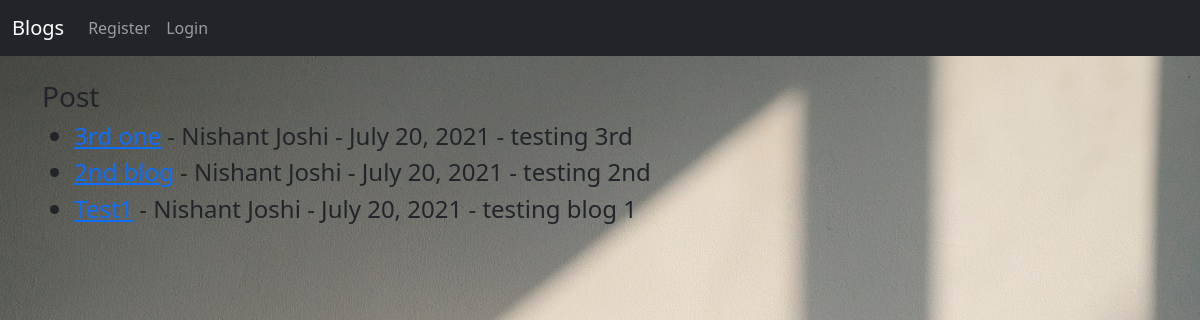
Before: / with the older database file.
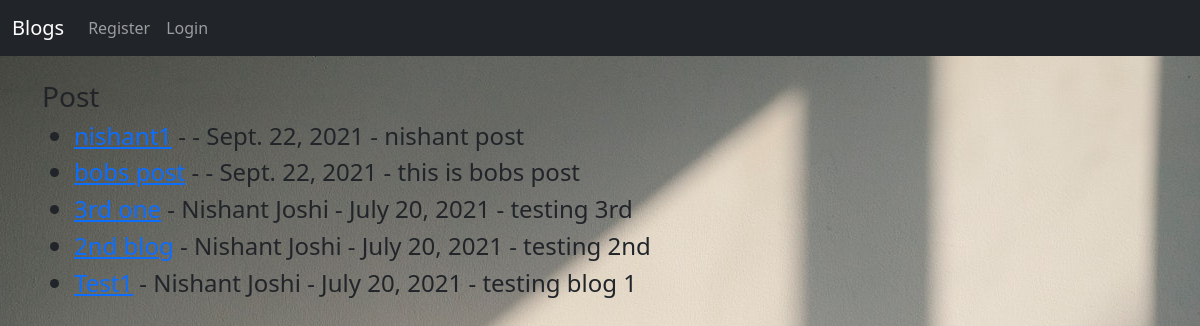
After: the same page with the newer database file.
### theblog/models.py (models this page shows, shortened)
class Post(models.Model):
	title = models.CharField(max_length=255)
	title_tag = models.CharField(max_length=255, default= "Nishant's Blog!")
	author = models.ForeignKey(User, on_delete=models.CASCADE)
	body = models.TextField()
	post_date = models.DateField(auto_now_add = True)

### theblog/views.py (the view)
# urls.py: path('',HomeView.as_view(),name="home"),
class HomeView(ListView):
	model = Post
	template_name = 'home.html'
	ordering = ['-post_date']

### theblog/templates/home.html (shortened to what this page needs)
{% extends 'base.html' %}
{% block content %}
{% load static %}
<html>
<head>
</head>
<body>
	<h3>Post<h3>
	<ul>
	{% for post in object_list %}
		<h4>
		<li><a href="{% url 'article-detail' post.pk %}">{{ post.title }}</a> -	{{ post.author.first_name }}
		{{ post.author.last_name }} -
		{{ post.post_date }} -
		{{ post.body|slice:":100" }}</li>
		</h4>
	{% endfor %}
	</ul>
</body>
</html>
{% endblock %}

### theblog/templates/base.html (shortened to what this page needs)
<!doctype html>
<html lang="en">
  <head>
    <link href="https://cdn.jsdelivr.net/npm/bootstrap@5.0.2/dist/css/bootstrap.min.css" rel="stylesheet">
  </head>
  <body>
    <nav class="navbar navbar-expand-lg navbar-dark bg-dark">
  <div class="container-fluid">
    <a class="navbar-brand" href="{% url 'home' %}">Blogs</a>
    <div class="collapse navbar-collapse" id="navbarSupportedContent">
      <ul class="navbar-nav me-auto mb-2 mb-lg-0">
        {% if user.is_authenticated %}
          <li class="nav-item">
          <a class="nav-link" href="{% url 'add_post' %}">Add Post</a>
        </li>
        <li class="nav-item">
          <a class="nav-link" href="{% url 'logout' %}">Logout</a>
        </li>
        {% else %}
          <li class="nav-item">
          <a class="nav-link" href="{% url 'register' %}">Register</a>
        </li>
        <li class="nav-item">
          <a class="nav-link" href="{% url 'login' %}">Login</a>
        </li>
        {% endif %}
      </ul>
    </div>
  </div>
</nav>
    <br/>
    <div class="container">
    {% block content %}
    {% endblock %}
  </div>
  </body>
</html>

Changed rows visible on the page:
added Post: title "nishant1", post_date "Sept. 22, 2021", body "nishant post"
added Post: title "bobs post", post_date "Sept. 22, 2021", body "this is bobs post"
